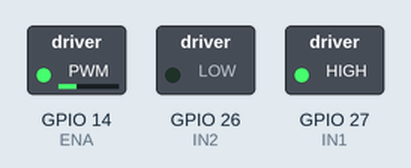
A program run on a simulated ESP32 board running MicroPython. On the bench: switched loads named in the program (green lamp = pin HIGH). What the program prints to the serial console is not drawn.

Above: at 0.1 s.
Timing chart, 0 to 1.6 s (numbered marks = the images above):
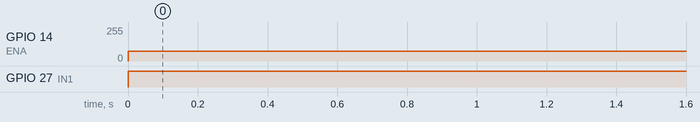

The program:

dc_motor.py
```python
from machine import Pin, PWM
import time

# Motor direction pins
IN1 = Pin(27, Pin.OUT)
IN2 = Pin(26, Pin.OUT)

# PWM pin for speed control
ENA = PWM(Pin(14))
ENA.freq(1000)

def motor_forward(speed):
    IN1.value(1)
    IN2.value(0)
    ENA.duty(speed)


while True:

    print("Forward slow")
    motor_forward(300)
    time.sleep(3)
```

Measured:
- by itself, GPIO 14 (ENA): 0/255 → 75/255 at 0.00 s
- by itself, GPIO 27 (IN1): LOW → HIGH at 0.00 s
